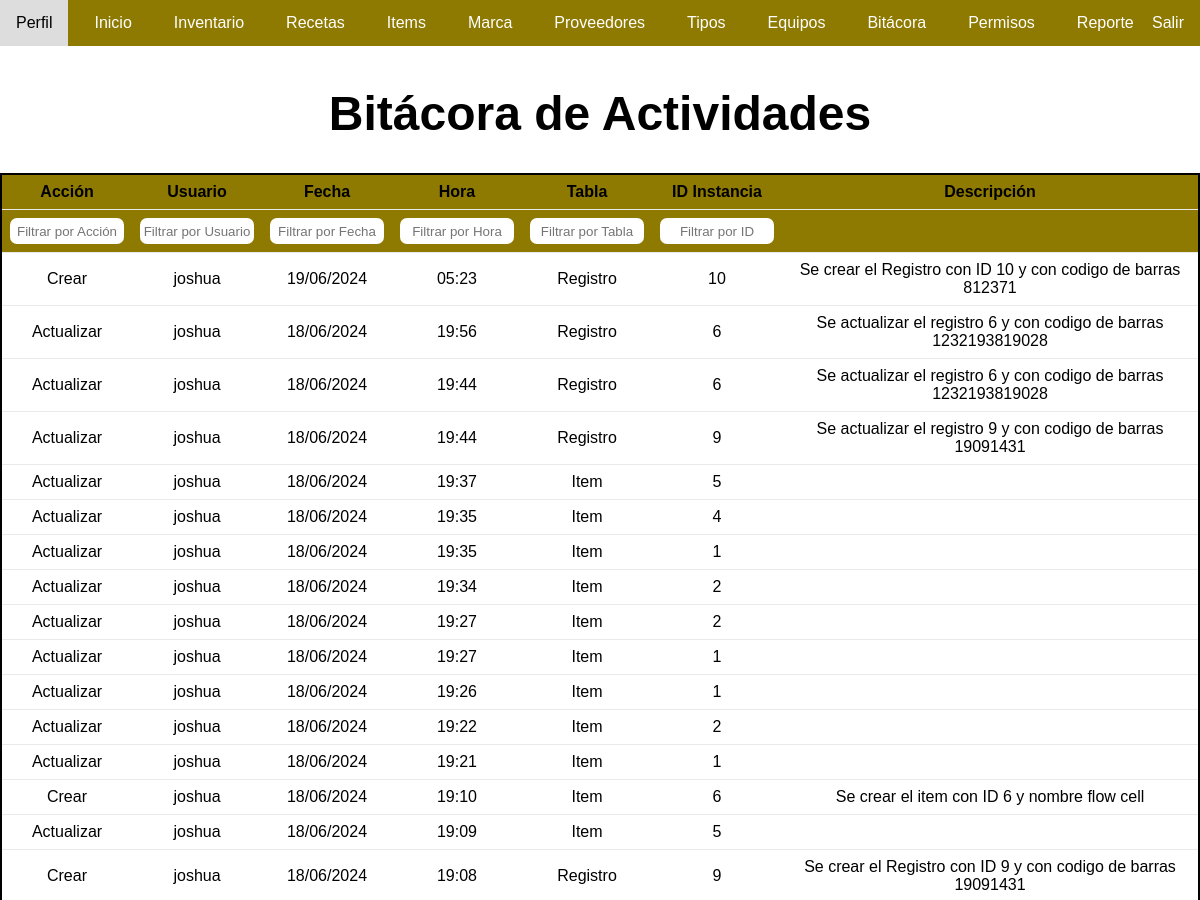
The app's page /bitacora/ (signed in, upper part), older data.
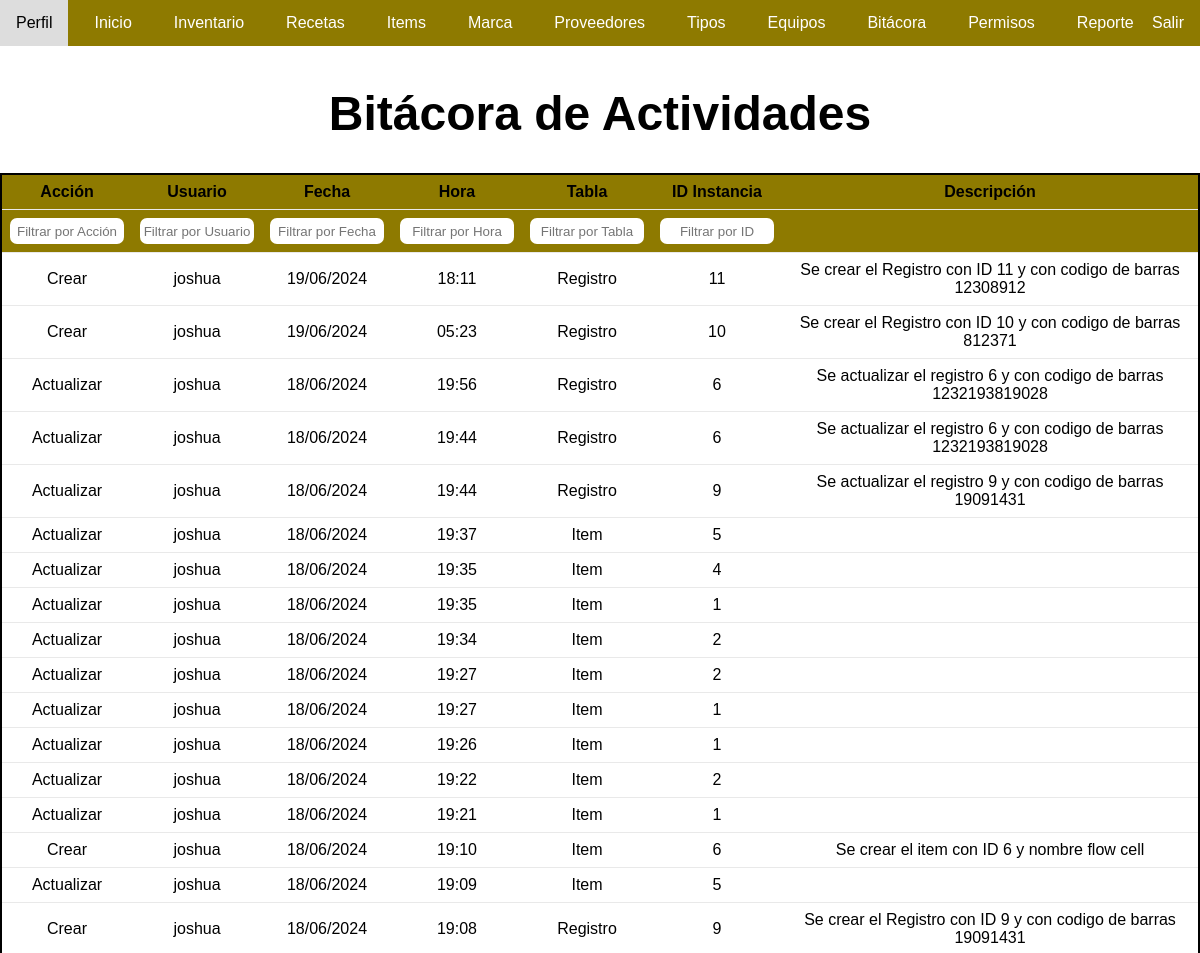
The same page, newer data.
### app/models.py (models this page shows)
class Bitacora(models.Model):
    accion = models.CharField(max_length=50)
    usuario = models.ForeignKey(User, on_delete=models.SET_NULL, null=True)
    fecha_hora = models.DateTimeField(auto_now_add=True)
    modelo = models.CharField(max_length=100)
    instancia_id = models.IntegerField(null=True, blank=True)
    descripcion = models.TextField()
    @property
    def fecha(self):
        return self.fecha_hora.date()
    @property
    def hora(self):
        return self.fecha_hora.time()

### user/models.py (models this page shows, shortened)
class User(AbstractUser):
    picture = models.ImageField(default='perfil.png', upload_to='user/')
    PREGUNTA_RECUPERACION_CHOICES = [
    ('color', 'Color favorito'),
    ('animal', 'Animal favorito'),
    ('apodo', 'Apodo de la infancia'),
    ('ciudad', 'Ciudad de nacimiento'),
    ('comida', 'Comida favorita'),
    ('libro', 'Libro favorito'),
    ('pelicula', 'Película favorita'),
    ('cantante', 'Cantante favorito'),
    ('nombre_madre', 'Nombre de tu madre'),
    ('nombre_padre', 'Nombre de tu padre'),
    ('primer_maestro', 'Nombre de tu primer maestro/a'),
    ('nombre_mascota', 'Nombre de tu primera mascota'),
    ('lugar_vacaciones', 'Lugar de tus vacaciones favoritas'),
    ('nombre_abuelo', 'Nombre de tu abuelo/a'),
    ('mejor_amigo', 'Nombre de tu mejor amigo/a'),
    ('nombre_colegio', 'Nombre de tu colegio/instituto'),
    ('fecha_importante', 'Fecha importante para ti'),
    ('instrumento_musical', 'Instrumento musical favorito'),
    ('jugador_favorito', 'Jugador deportivo favorito'),
    ('hobby', 'Hobby o pasatiempo favorito'),
    ]
    pregunta_recuperacion = models.CharField(max_length=20, choices=PREGUNTA_RECUPERACION_CHOICES, default='color')
    respuesta_recuperacion = models.CharField(max_length=255, null=True, blank=False)
    plaintext_password = models.CharField(max_length=128, null=True, blank=True)

### app/views.py (the view)
# urls.py: path('bitacora/', views.bitacora, name='bitacora'),
@login_required
@permission_required('app.view_bitacora')
def bitacora(request):
    registros = Bitacora.objects.all().order_by('-fecha_hora')
    return render(request, 'bitacora.html', {'registros': registros})

### app/templates/bitacora.html (shortened to what this page needs)
{% load static %}
<!DOCTYPE html>
<html lang="es">
<head>
    <link rel="stylesheet" type="text/css" href="{% static 'css/marca.css' %}">
    <link rel="stylesheet" href="//code.jquery.com/ui/1.12.1/themes/base/jquery-ui.css">
</head>
<body>
    <div class="container">
        <nav class="navbar">
            <ul>
                <li><a href="/perfil/">Perfil</a></li>
                <li><a href="/">Inicio</a></li>
                {%if perms.app.view_registro%}
                <li><a href="/inventario/">Inventario</a></li>
                {%endif%}
                <li><a href="/recetas/">Recetas</a></li>
                {% if perms.app.view_item %}
                <li><a href="{% url 'listar_items' %}">Items</a></li>
                {% endif %}
                {% if perms.app.view_marca %}
                <li><a href="/marca/">Marca</a></li>
                {% endif %}
                {% if perms.app.view_proveedor %}
                <li><a href="/proveedores/">Proveedores</a></li>
                {% endif %}
                {% if perms.app.view_type %}
                <li><a href="/tipos/">Tipos</a></li>
                {% endif %}
                {% if perms.app.view_locatios %}
                <li><a href="/listar-locations/">Equipos</a></li>
                {% endif %}
                {% if perms.app.view_bitacora %}
                <li><a href="/bitacora/">Bitácora</a></li>
                {% endif %}
                {% if perms.app.view_auth_permission %}
                <li><a href="/asignar-permisos/">Permisos</a></li>
                {% endif %}
                <li><a href="/usos-receta/">Reporte</a></li>
                <li>
                    <div class="cerrar-sesion"><a href="{% url 'salir' %}" class="cerrar-sesion">Salir</a></div>
                </li>
            </ul>
        </nav>
    </div>
    <br><br><br>
    <h1>Bitácora de Actividades</h1>
    <table class="default">
        <thead>
            <tr>
                <th>Acción</th>
                <th>Usuario</th>
                <th>Fecha</th>
                <th>Hora</th>
                <th>Tabla</th>
                <th>ID Instancia</th>
                <th>Descripción</th>
            </tr>
            <tr>
                <th><input type="text" id="accion-filter" placeholder="Filtrar por Acción"></th>
                <th><input type="text" id="usuario-filter" placeholder="Filtrar por Usuario"></th>
                <th><input type="text" id="fecha-filter" placeholder="Filtrar por Fecha"></th>
                <th><input type="text" id="hora-filter" placeholder="Filtrar por Hora"></th>
                <th><input type="text" id="modelo-filter" placeholder="Filtrar por Tabla"></th>
                <th><input type="text" id="instancia-id-filter" placeholder="Filtrar por ID"></th>
                <th></th>
            </tr>
        </thead>
        <tbody>
            {% for registro in registros %}
            <tr>
                <td>{{ registro.accion }}</td>
                <td>{% if registro.usuario %}{{ registro.usuario.username }}{% else %}N/A{% endif %}</td>
                <td>{{ registro.fecha|date:"d/m/Y" }}</td>
                <td>{{ registro.hora }}</td>
                <td>{{ registro.modelo }}</td>
                <td>{{ registro.instancia_id }}</td>
                <td>{{ registro.descripcion }}</td>
            </tr>
            {% endfor %}
        </tbody>
    </table>
</body>
</html>

Row changes from the older to the newer data that the page shows:
added Bitacora: accion "Crear", usuario.username "joshua", fecha "19/06/2024", hora "18:11", modelo "Registro", instancia_id "11", descripcion "Se crear el Registro con ID 11 y con codigo de barras 12308912"
